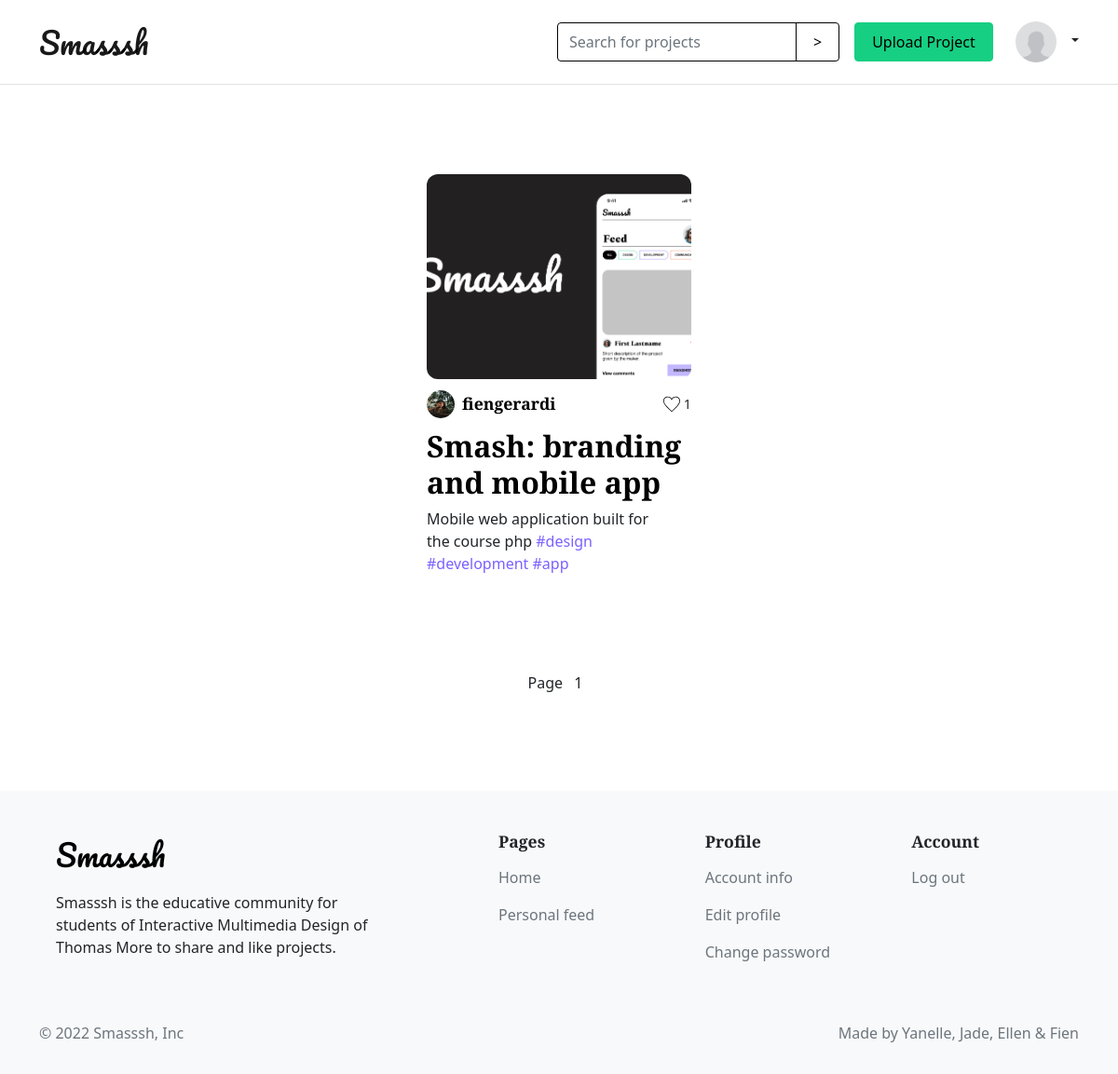
/index.php (signed in), run on the app's committed database.
### tables this page shows
CREATE TABLE `users` (
  `id` int(11) unsigned NOT NULL AUTO_INCREMENT,
  `email` varchar(300) DEFAULT NULL,
  `username` varchar(300) DEFAULT NULL,
  `password` varchar(300) DEFAULT NULL,
  `is_admin` tinyint(1) DEFAULT NULL,
  `profile_pic` varchar(300) DEFAULT 'default.png',
  `bio` varchar(300) DEFAULT 'New member of the smash community',
  `education` varchar(300) DEFAULT NULL,
  `second_email` varchar(300) DEFAULT NULL,
  `social_linkedin` varchar(300) DEFAULT NULL,
  `social_github` varchar(300) DEFAULT NULL,
  `social_instagram` varchar(300) DEFAULT NULL,
  PRIMARY KEY (`id`)
);

CREATE TABLE `posts` (
  `id` int(11) unsigned NOT NULL AUTO_INCREMENT,
  `title` varchar(300) DEFAULT NULL,
  `date` date DEFAULT NULL,
  `image` varchar(300) DEFAULT NULL,
  `description` varchar(300) DEFAULT NULL,
  `tags` varchar(300) DEFAULT NULL,
  `user_id` int(11) DEFAULT NULL,
  PRIMARY KEY (`id`)
);

CREATE TABLE `tags` (
  `id` int(11) NOT NULL AUTO_INCREMENT,
  `tag` varchar(50) DEFAULT NULL,
  `post_id` int(11) DEFAULT NULL,
  PRIMARY KEY (`id`)
);

### classes/User.php (called while the page is built, shortened)
<?php
    class User
    {
        public static function getUserDataFromId($id)
        {
            $conn = Db::getInstance();
            $statement = $conn->prepare("SELECT * FROM users WHERE id = :id");
            $statement->bindValue(':id', $id);
            $statement->execute();
            $result = $statement->fetch(PDO::FETCH_ASSOC);
            return $result;
        }
    }

### classes/Post.php (called while the page is built, shortened)
<?php
class Post
{
    public static function getAll()
    {
        $limit=15;
        $page= isset($_GET['page']) ? $_GET['page'] : 1;
        $start= ($page -1) * $limit;
        $conn = Db::getInstance();
        $result = $conn->query("select * from posts INNER JOIN users ON posts.user_id = users.id INNER JOIN tags on tags.post_id = posts.id ORDER BY date DESC LIMIT $start, $limit");
        return $result->fetchAll();
    }
}

### index.php (the view, shortened to what this page needs)
<?php
        $posts = Post::getAll();
        $limit= 15;
        $conn = Db::getInstance();
        $result = $conn->query("select count(id) AS id from posts");
        $postCount= $result->fetchAll();
        $total= $postCount[0]['id'];
        $pages= ceil($total / $limit);
?>
<!DOCTYPE html>
<html lang="en">
<head>
    <link href="https://cdn.jsdelivr.net/npm/bootstrap@5.1.3/dist/css/bootstrap.min.css" rel="stylesheet"
>
    <link rel="stylesheet" href="styles/custom.css">
</head>
<body>
    <?php require_once("header.php"); ?>
    <div class="container mt-5 mb-5">
        <div class="row justify-content-center">
            <?php foreach ($posts as $key => $p): ?>
                <?php if (!isset($_SESSION['id'])) :?>
                <div class="col-4 p-5">
                    <img src="uploaded_projects/<?php echo $p['image'];?>" width="100%" height="200px" class="rounded"
                        style="object-fit:cover">
                    <h2><?php echo $p['title']; ?></h2>
                    <div class="d-flex justify-content-between align-items-center" v>
                        <a href="/login.php" class="link-dark">View comments</a>
                        <a href="/login.php" class="btn btn-outline-primary">Smash</a>
                    </div>
                </div>
                <?php else: ?>
                <div class="col-4 p-5">
                    <img src="uploaded_projects/<?php echo $p['image'];?>" width="100%" height="220px"
                        class="img-project-post" style="object-fit:cover">
                    <div>
                        <div class="d-flex justify-content-between py-2">
                            <div class="d-flex align-items-center justify-content-start">
                                <img src="profile_pictures/<?php echo $p['profile_pic']; ?>" class="img-profile-post">
                                <a href="profile.php?p=<?php echo $p['user_id'];?>">
                                    <h4 class="pt-2 ps-2"><?php echo $p['username'];?></h4>
                                </a>
                            </div>
                            <div class="d-flex align-items-center">
                                <img src="assets/images/empty-heart.svg" class="like">
                                <p class="num-of-likes">1</p>
                            </div>
                        </div>
                        <a href="post.php?p=<?php echo $p[0]?>">
                            <h2><?php echo $p['title']; ?></h2>
                        </a>
                        <p class="pe-4"><?php echo $p['description']; ?> <span
                                class="link-primary"><?php echo $p['tag']; ?></span></p>
                    </div>
                </div>
                <?php endif; ?>
            <?php endforeach; ?>
            <div class="row justify-content-center">
                <div class="col-md-10 d-flex justify-content-center">
                    <nav class="page-navigation" aria-label="page navigation">
                        <ul class="pagination">
                            <?php for ($i=1; $i<= $pages; $i++): ?>
                            <li>
                                Page <a href="index.php?page=<?= $i; ?>" class="link-dark p-2"><?= $i; ?></a>
                            </li>
                            <?php endfor; ?>
                        </ul>
                    </nav>
                </div>
            </div>
        </div>
    </div>
    <?php require_once("footer.php"); ?>
</body>
</html>

### header.php (shortened to what this page needs)
<?php
    if (isset($_SESSION['email'])) {
        $sessionId = $_SESSION['id'];
        $userDataFromId = User::getUserDataFromId($sessionId);
    }
?><nav class="navbar navbar-light border-bottom">
    <div class="container">
        <a href="index.php" class="navbar-brand">Smasssh</a>
        <div class="d-flex align-items-center">
            <?php if (!isset($_SESSION['email'])): ?>
            <form class="d-flex">
                <a href="login.php" class="btn btn-outline-primary me-2">Login</a>
                <a href="register.php" class="btn btn-primary">Signup</a>
            </form>
            <?php else: ?>
            <form class="" action="" method="post">
                <div class="input-group">
                    <input type="text" class="form-control" name="search" placeholder="Search for projects" aria-label="Search for projects" aria-describedby="button-addon2">
                    <input class="btn btn-outline-primary btn-icon-search" type="submit" name="submit-search" id="button-addon2" value=">">
                </div>
            </form>
            <a href="uploadProject.php" class="btn btn-primary m-3">Upload Project</a>
            <div class="flex-shrink-0 dropdown d-flex">
                <a href="#" class="d-block link-dark text-decoration-none dropdown-toggle" id="dropdownUser2" data-bs-toggle="dropdown" aria-expanded="false">
                    <img src="profile_pictures/<?php echo $userDataFromId['profile_pic']; ?>" class="p-2 rounded-circle img-thumbnail" >
                </a>
            </div>
            <?php endif; ?>
        </div>
    </div>
</nav>

### styles/custom.css (style rules this page uses)
body { box-sizing: border-box; }
.img-thumbnail { width: 100px; height: 100px; object-fit: cover; border: none; background-color: transparent; }
nav .img-thumbnail { max-width: 60px; max-height: 60px; }
.row>* { padding: 20px 30px; }
.form-control, .input-group-text { border-color: black; }
.img-profile-post { width: 30px; height: 30px; border-radius: 50%; }
.img-project-post { border-radius: 12px; }
img.like { width: 18px; }
p.num-of-likes { font-size: 0.9em; padding-left: 4px; margin-bottom: 0; margin-top: 0; }

### styles/button.css (style rules this page uses)
nav .btn { padding: 8px 18px; }
.btn-primary { color: black; background-color: #16CF83; border: 1px solid #16CF83; }
.btn-outline-primary { color: black; border: 1px solid black; }
.link-primary { color: #7B61FF; font-weight: 500; text-decoration: none; }
.link-dark { font-weight: 500; text-decoration: none; }
a { text-decoration: none; color: black; }

### data on the page
users: profile_pic (placeholder picture)
posts: image (picture), user.profile_pic (picture), user.username "fiengerardi", title "Smash: branding and mobile app", description "Mobile web application built for the course php", tags.tag "#design #development #app"
